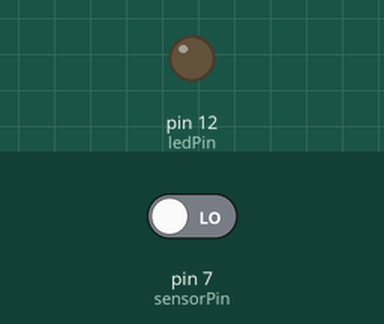
Simulated run of this sketch. Board: Arduino Uno, built with avr-gcc and run on an emulated ATmega328P. Parts: output pins drawn as LEDs (lit = HIGH). Inputs (shaded band) come from the test bench; at power-on: pin 7 (sensorPin) LOW.

Above: at 1.2 s.
1.3 s: pin 7 (sensorPin) driven HIGH
At 2.1 s:
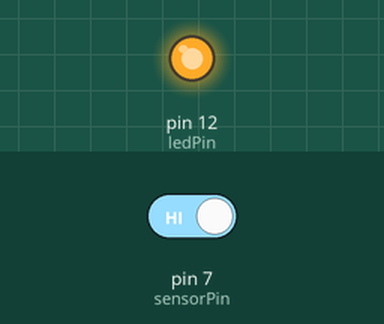
2.8 s: pin 7 (sensorPin) driven LOW
At 3.3 s:
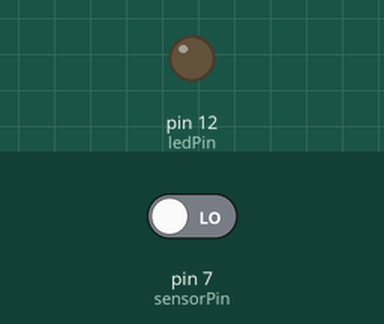
Timing chart, 0 to 5.8 s (numbered marks = the images above; inputs shaded):
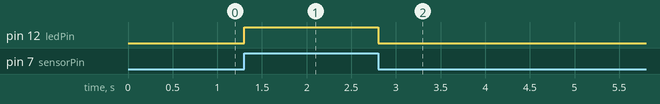

The sketch:

PIRWithLed.ino
```cpp
int ledPin = 12;
int sensorPin = 7;

void setup()
{
  pinMode(ledPin, OUTPUT);
  pinMode(sensorPin, INPUT);

  digitalWrite(ledPin, LOW);
}

void loop()
{
  int sensorValue = digitalRead(sensorPin);
  digitalWrite(ledPin, sensorValue);
}
```

Measured:
- after the input at 1.3 s, pin 12 (ledPin): LOW → HIGH at once
- after the input at 2.8 s, pin 12 (ledPin): HIGH → LOW at once
